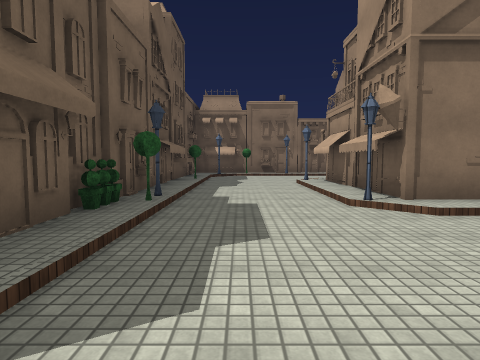
view 1 (above)

21 first-person views from a walk through a 3-D level made in the Unity game engine. The camera is 1.3 m above the floor, tilts 4° down and sees 75° across. The floor is counted in squares, 2 m on a side. Each view is taken from the middle of a square. On the plan, view 1 faces up. The plan holds only what a view shows up to about 10 squares ahead; the rest is blank. The player character is not drawn. Surface patterns are stand-ins for the level's own textures.

view 2
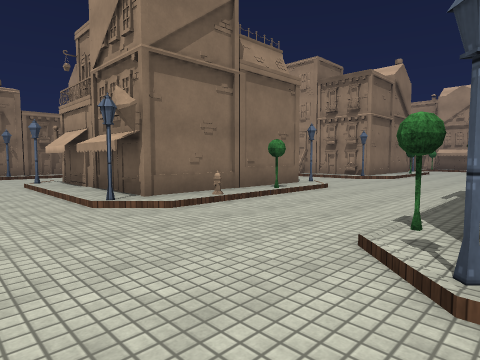

view 3
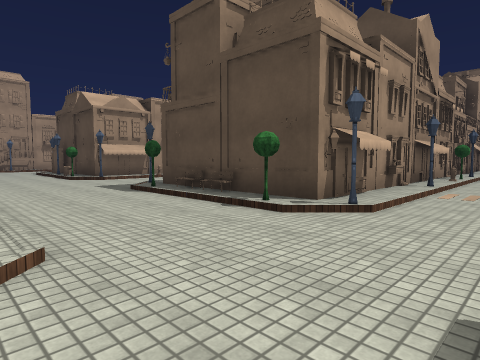

view 4
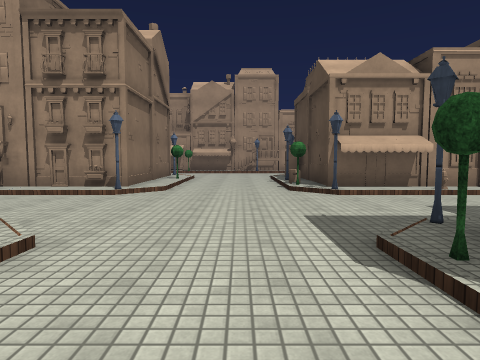

view 5
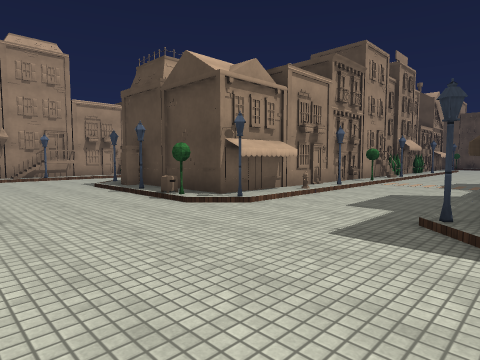

view 6
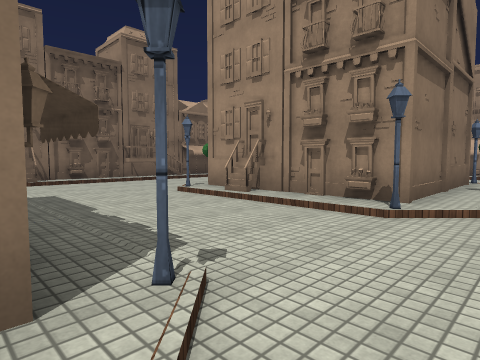

view 7
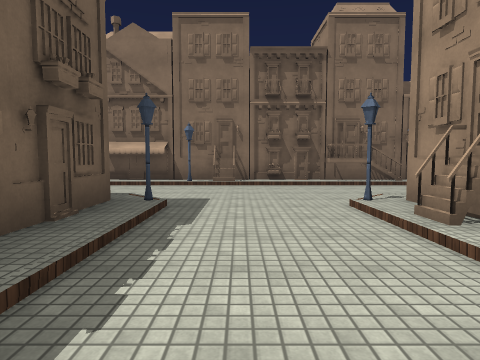

view 8
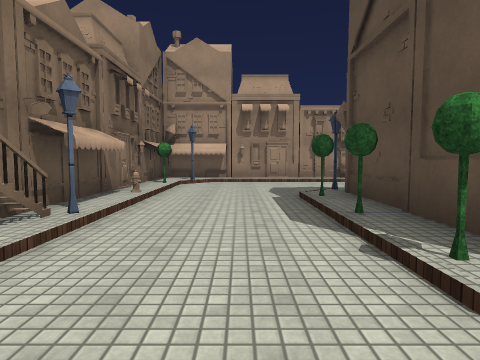

view 9
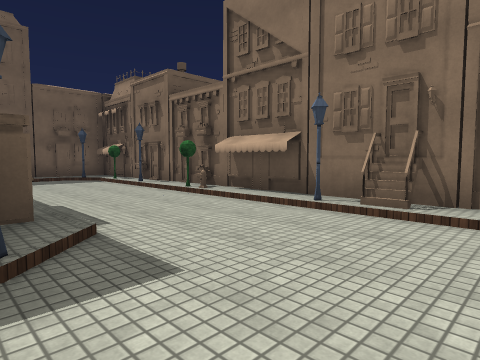

view 10
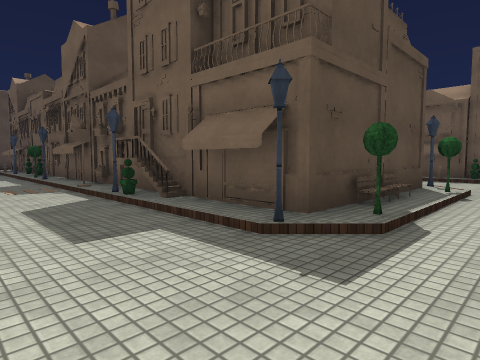

view 11
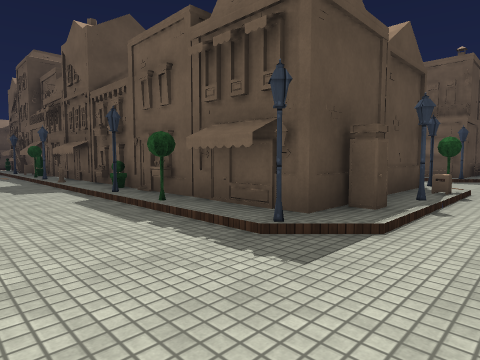

view 12
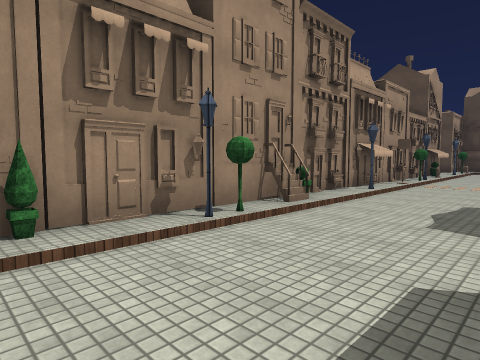

view 13
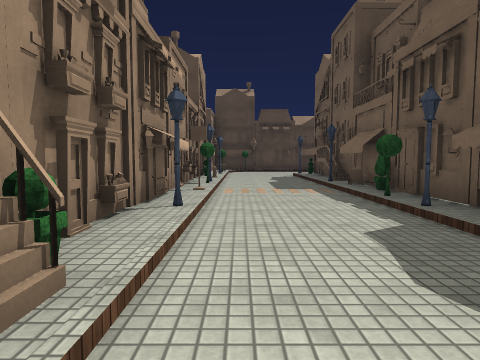

view 14
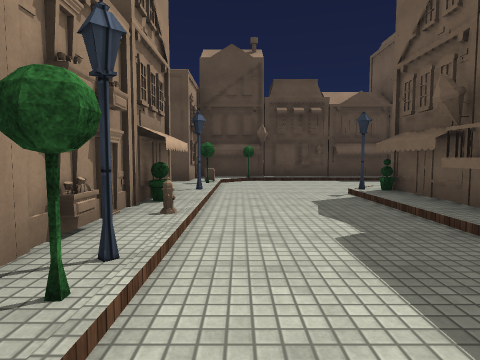

view 15
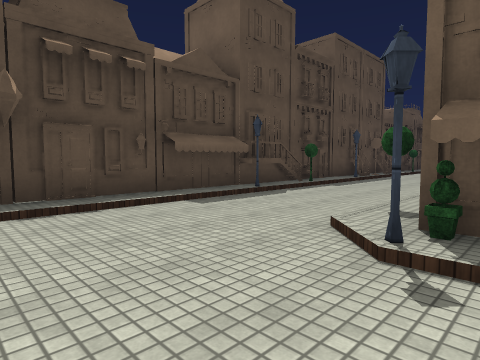

view 16
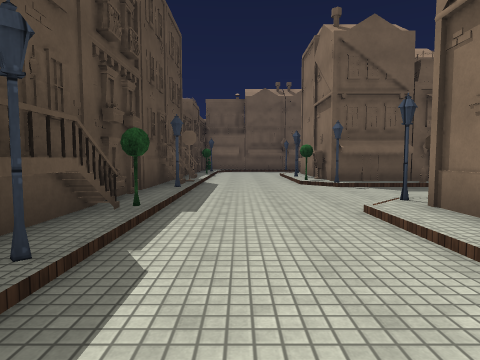

view 17
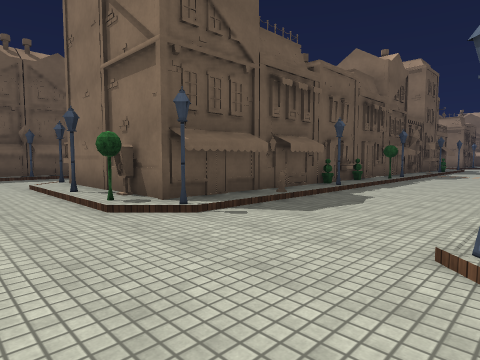

view 18
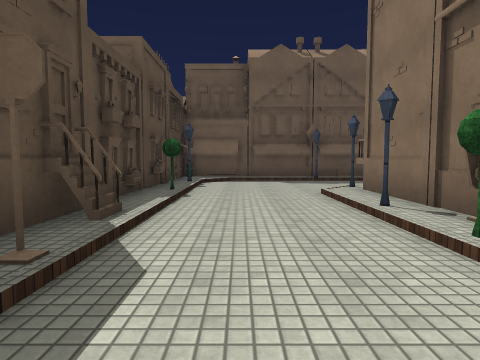

view 19
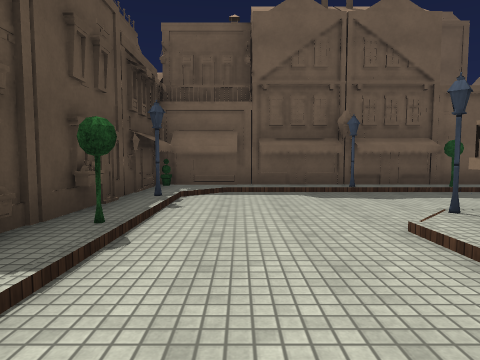

view 20
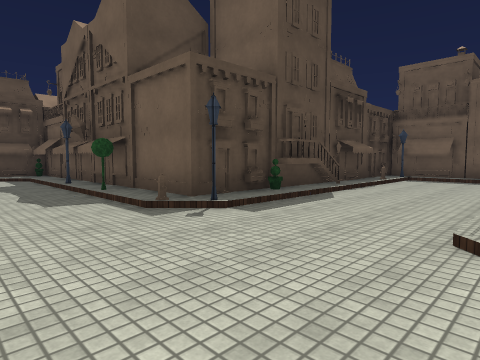

view 21
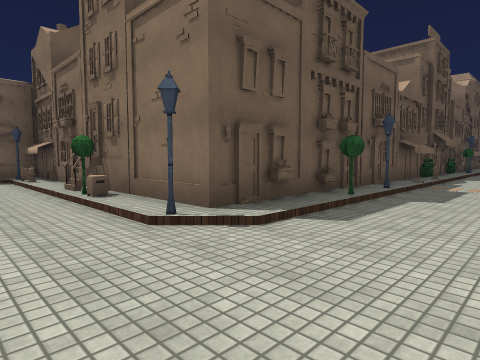

### Floor plan
Key: @ floor where view 1 was taken; # wall or solid block; . main floor; : floor 0.25 m higher than the main floor; / step, stairs or slope; H house; T tree; S streetlight; P plant; O other object.
Columns run from 10 left of view 1 to 20 right of it. Each row starts with its distance up from view 1.
 13                 ###         O
 12         HHTHSTHHHS#HHHSHH:THH
 11         #S....O............SH
 10         #...................#
  9         HT../:///....TT/T...:
  8         H...S   HS..S###HS..:
  7         #...H   #/..H      .H
  6         H...H   #/..H       H
  5         #S..H   #/..H       H
  4         PT..SO:T:S..S::T:S
  3         #.................. H
  2         H............O......H
  1         O....T//T....TS//...
  0         OO@.S#OOHS..S###HS..
 -1         #...H   #...H  ##/..:
 -2         #...S   #P..O   HT..P
 -3         #...H   HS..S   #S..S
 -4         HS..H   H...:   HP..T
 -5         #T..H   #...T   #...H
 -6         H/..T   H...:   HO..P
 -7         #/..:   #...H   #...H
 -8 HSH::HT:S/..S   HS..    HS..S
 -9 #.....O.....O   #T..    #T..H
-10 H...........    HO..    HP..#
-11 #SO///P/S...    #...    #O..H
-12 ##H#H#H#HO..    PS..    #S.ST
-13        ##/.     #...    H..OH
-14         HT.     HO..H   HH..P
-15         #...H   #...H   #...H
-16         HS..S:SOTS..S::TPS..S
-17         #/..................T
-18         H/..................O#H
-19         #:S/T/////S/T/S////O:
-20         ##H#H#HH#H#H##H#H#H#H
-21                             O

Where each view was taken, in squares from view 1:
view 1: 0 up, 0 right, facing up
view 2: 0 up, 0 right, facing up-right
view 3: 4 up, 0 right, facing down-right
view 4: 2 up, 4 right, facing right
view 5: 4 up, 6 right, facing down-right
view 6: 3 up, 6 right, facing up-right
view 7: 4 up, 8 right, facing up
view 8: 10 up, 9 right, facing right
view 9: 8 up, 9 right, facing up-left
view 10: 2 up, 9 right, facing down-left
view 11: 2 up, 17 right, facing down-left
view 12: 1 down, 15 right, facing down-right
view 13: 4 down, 17 right, facing down
view 14: 10 down, 17 right, facing down
view 15: 15 down, 17 right, facing down-left
view 16: 18 down, 14 right, facing left
view 17: 18 down, 10 right, facing up-left
view 18: 18 down, 8 right, facing left
view 19: 18 down, 5 right, facing left
view 20: 8 down, 1 right, facing down-left
view 21: 10 down, 1 right, facing up-left
